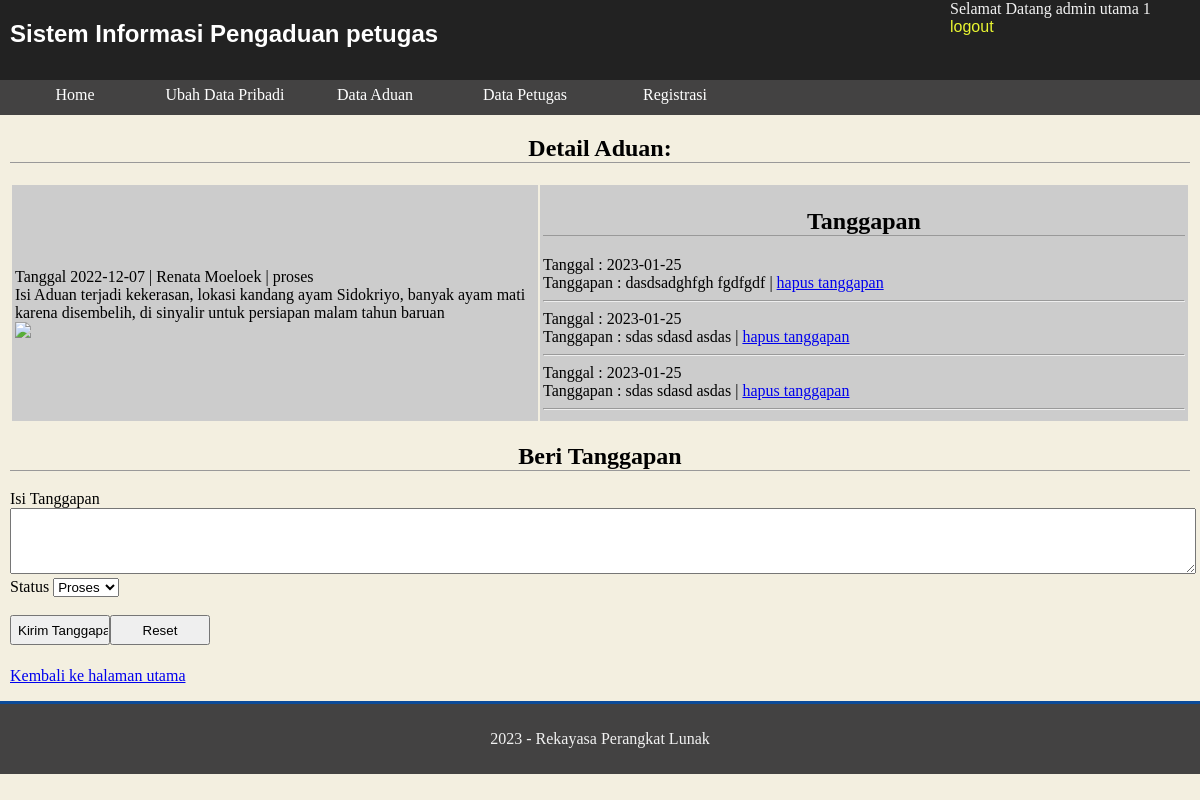
The page /petugas/tanggapan.php?id=1 (signed in) on the database its author committed.
### tables this page shows
CREATE TABLE `petugas` (
  `id_petugas` int(11) NOT NULL,
  `nama_petugas` varchar(35) NOT NULL,
  `username` varchar(25) NOT NULL,
  `password` varchar(32) NOT NULL,
  `telp` varchar(13) NOT NULL,
  `level` enum('admin','petugas') NOT NULL
);

CREATE TABLE `pengaduan` (
  `id_pengaduan` int(11) NOT NULL,
  `tgl_pengaduan` date NOT NULL,
  `nik` char(16) NOT NULL,
  `isi_laporan` text NOT NULL,
  `foto` varchar(255) NOT NULL,
  `status` enum('0','proses','selesai') NOT NULL
);

CREATE TABLE `masyarakat` (
  `nik` char(16) NOT NULL,
  `nama` varchar(35) NOT NULL,
  `username` varchar(25) NOT NULL,
  `password` text NOT NULL,
  `telp` varchar(13) NOT NULL
);

CREATE TABLE `tanggapan` (
  `id_tanggapan` int(11) NOT NULL,
  `id_pengaduan` int(11) NOT NULL,
  `tgl_tanggapan` date NOT NULL,
  `tanggapan` text NOT NULL,
  `id_petugas` int(11) NOT NULL
);

### petugas/tanggapan.php (the view, shortened to what this page needs)
<?php
include "../inc/koneksi.php";
$kueri_identitas = mysqli_query($konek,"SELECT * FROM petugas WHERE id_petugas = '".$_SESSION['ses_idpetugas']."'");
$data_identitas = mysqli_fetch_array($kueri_identitas);
?>
<!DOCTYPE html>
<html>
<head>
     <link rel="stylesheet" href="stylepetugas.css">
</head>
<body>
    <header>
        <h1>Sistem Informasi Pengaduan petugas</h1>
		<div class="identitas">Selamat Datang <?php echo $data_identitas[1]; ?><br>
		<a href="aksipetugas.php?a=logout">logout</a></div>
    </header>
    <nav>
        <?php
			include("menu.php");
		?>
    </nav>
    <div class="container">
        <div class="content">
            <h2>Detail Aduan:</h2>
            <?php
                $id_pengaduan = $_GET['id'];
				$kueri_lihat_aduan = mysqli_query($konek,"SELECT a.id_pengaduan, a.tgl_pengaduan, b.nama, a.isi_laporan, a.foto, a.status
															FROM pengaduan a, masyarakat b WHERE a.nik=b.nik AND a.id_pengaduan = $id_pengaduan ");
				if(mysqli_num_rows($kueri_lihat_aduan)>0){
					$data_aduan = mysqli_fetch_array($kueri_lihat_aduan);
                    echo "<table border='0' width='100%'><tr><td width='520'>Tanggal $data_aduan[1] | $data_aduan[2] | $data_aduan[5]<br>Isi Aduan $data_aduan[3]<br><img src='../img/$data_aduan[4]' ></td>";
                    echo "<td><h2>Tanggapan</h2>";
                    $kueri_tanggapan = mysqli_query($konek, "SELECT * FROM tanggapan WHERE id_pengaduan='$data_aduan[0]' ");
                    if(mysqli_num_rows($kueri_tanggapan) >0 ){
						while ($data_tanggapan = mysqli_fetch_array($kueri_tanggapan)){
							echo "Tanggal : $data_tanggapan[2]<br>Tanggapan : $data_tanggapan[3] | <a href=aksipetugas.php?a=hapustanggapan&id_tanggapan=$data_tanggapan[0]&id=$id_pengaduan>hapus tanggapan</a><br><hr> ";
						}
                    }else{
                        echo "Belum ada tanggapan";
                    }
					echo "</td></tr></table>";
			?>
				<h2>Beri Tanggapan</h2>
				<form name="f_aduan" method="post" action="aksipetugas.php?a=tanggapan" enctype="multipart/form-data">
					Isi Tanggapan<br>
					<textarea name="isi_tanggapan" class="isi_tanggapan"></textarea><br>
					Status
					<select name="status">
						<option value="proses">Proses</option>
					</select><br>
					<input type="hidden" name="id_petugas" value="<?php echo $data_identitas[0]; ?>"><br>
					<input type="submit" value="Kirim Tanggapan" class="tombol"><input type="reset" class="tombol">
				</form><br>
			<?php
				}else{
					echo "data tidak ditemukan";
				}
			?>
			<br><p><a href="index.php">Kembali ke halaman utama</a></p>
        </div>
    </div>
    <footer>
        <p>2023 - Rekayasa Perangkat Lunak</p>
    </footer>
</body>
</html>

### petugas/stylepetugas.css (style rules this page uses)
body { margin: 0; padding: 0; background: #F3EFE0; }
header { margin: 0; padding: 0; background: #222222; display: block; height: 80px; color: #f2f2f2; }
header h1 { margin: 0; padding: 20px 10px 10px 10px; font-size: 24px; font-family: Arial,Helvetica; width: 600px; float: left; color: #fff; }
nav { background: #434242; width: 100%; height: 35px; display: block; }
.container { width: 100%; clear: both; float: left; min-height: 450px; }
.content { margin: 10px; display: block; }
.content img { display: block; width: 500px; }
.content td { background: #ccc; height: 30px; padding: 3px; }
footer { clear: both; display: block; background: #434242; border-top: solid 3px #0c4b98; color: #f2f2f2; height: 50px; text-align: center; padding: 10px; }
h2 { text-align: center; border-bottom: solid 1px #999; }
.identitas { width: 250px; height: 100px; display: block; float: right; }
.identitas a, .identitas a:link, .identitas a:visited, .identitas a:active { text-decoration: none; color: #e9f531; font-size: 16px; font-family: Arial,Helvetica; }
.isi_tanggapan { width: 100%; height: 60px; }
.tombol { width: 100px; height: 30px; display: block; float: left; }

### rows shown on the page
petugas: nama_petugas "admin utama 1"
pengaduan: tgl_pengaduan "2022-12-07", masyarakat.nama "Renata Moeloek", status "proses", isi_laporan "terjadi kekerasan, lokasi kandang ayam Sidokriyo, banyak ayam mati karena disembelih, di sinyalir untuk persiapan malam tahun baruan"
tanggapan: tgl_tanggapan "2023-01-25", tanggapan "dasdsadghfgh fgdfgdf"
tanggapan: tgl_tanggapan "2023-01-25", tanggapan "sdas sdasd asdas"
tanggapan: tgl_tanggapan "2023-01-25", tanggapan "sdas sdasd asdas"
